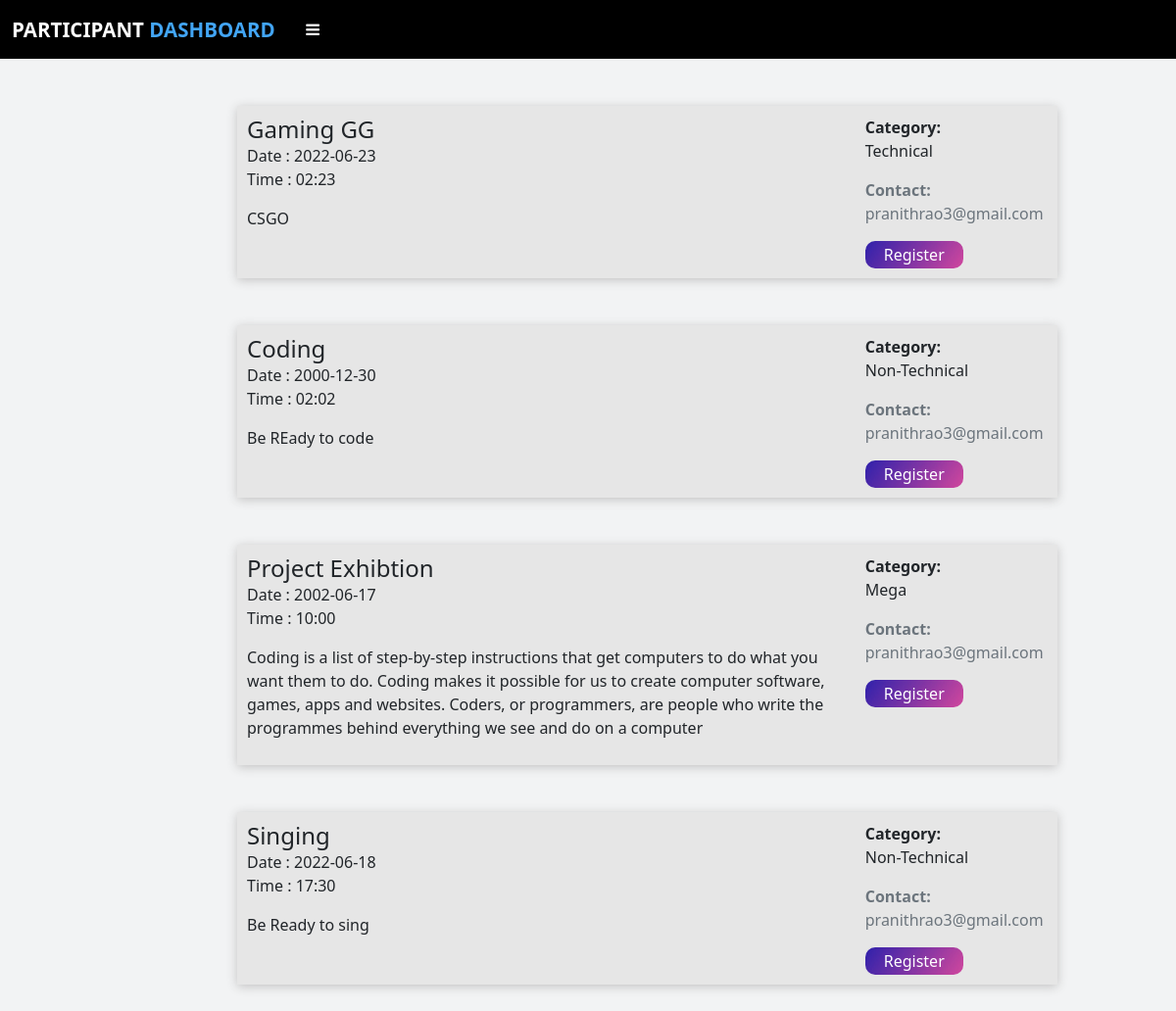
Screenshot of /participant_view_event (signed in) with the database file from the repository.
### app.py (models this page shows, shortened)
class Event(db.Model):
    id = db.Column(db.Integer,primary_key=True)
    name = db.Column(db.String(50),nullable=False)
    description = db.Column(db.String(255),nullable=False)
    date = db.Column(db.String(50), nullable=False)
    time = db.Column(db.String(50), nullable=False)
    category = db.Column(db.String(50),nullable=False)
    coorg_mail = db.Column(db.String(80),db.ForeignKey('coorganizer.email'))
    org_id = db.Column(db.Integer,db.ForeignKey('organizer.id'))
    participant_id=db.relationship('Participant',cascade="all,delete",backref='participants')
    judge_event_id=db.relationship('Judge',cascade="all,delete",backref='ownersj')
    part_event_id=db.relationship('Plist',cascade="all,delete",backref='ownersjp')

### app.py (the view)
@app.route("/participant_view_event")
def participant_view_event():
    if 'participant' in session:
        events = Event.query.all()
        return render_template('participant_view_event.html',data=events)
    else:
        flash("Session Expired","error")
        return redirect(url_for('participantlog'))

### templates/participant_view_event.html (shortened to what this page needs)
{% extends "participant_layout.html" %}
{% block head %} {{ super() }}
{% endblock %}
{% block content %}
<br /><br />
<div class="container">
  {% if data %} {% for i in data %}
  <div class="col-md-9 col-md-pull-3">
    <div class="search-result-item-body">
      <div class="row">
        <div class="col-sm-9">
          <h4 class="search-result-item-heading">{{i.name}}</h4>
          <p class="info">Date : {{i.date}}<br>Time : {{i.time}}</p>
          <p class="description">{{i.description}}</p>
        </div>
        <div class="col-sm-3 text-align-center">
          <p class="value3 mt-sm"><b>Category:</b><br />{{i.category}}</p>
          <p class="fs-mini text-muted">
            <b>Contact:</b><br />{{i.coorg_mail}}
          </p>
            <a href="/participant_event_register/{{i.id}}" style="text-decoration: none;"><button class="card-link">Register</button></a>
        </div>
      </div>
    </div>
    <br /><br />
  </div>
  {% endfor %} {% endif %}
</div>
{% endblock %}

### templates/participant_view_event.html (style rules this page uses)
body { background-color: #eee; }
.search-result-item-body { background-color: rgb(230, 230, 230); padding: 10px; width:100%; box-shadow: 0px 2px 10px rgb(194, 194, 194); }
.card-link { width: 100px; border-radius: 10px; border: 0px; background: url("static/back1.jpg") no-repeat; background-position: center; background-size: cover; color: white; text-decoration: none; padding: 2px; }
@media (min-width: 768px) { .search-result-item-body { margin-left: 200px; } }
.search-result-item-heading { font-weight: 400; }
@media (min-width: 768px) { .search-result-item-heading { margin: 0; } }

### templates/participant_layout.html (style rules this page uses)
body { font-family: "Roboto" sans-serif; background-color: #f2f3f4; }
* { margin: 0; padding: 0; text-decoration: none; list-style: none; }

### rows the page displays
Event: name "Gaming GG", date "2022-06-23", time "02:23", description "CSGO", category "Technical", coorg_mail "pranithrao3@gmail.com"
Event: name "Coding", date "2000-12-30", time "02:02", description "Be REady to code", category "Non-Technical", coorg_mail "pranithrao3@gmail.com"
Event: name "Project Exhibtion", date "2002-06-17", time "10:00", description "Coding is a list of step-by-step instructions that get computers to do what you want them to do. Coding makes it possible for us to create computer software, games, apps and websites. Coders, or programmers, are people who write the programmes behind everything we see and do on a computer", category "Mega", coorg_mail "pranithrao3@gmail.com"
Event: name "Singing", date "2022-06-18", time "17:30", description "Be Ready to sing", category "Non-Technical", coorg_mail "pranithrao3@gmail.com"
